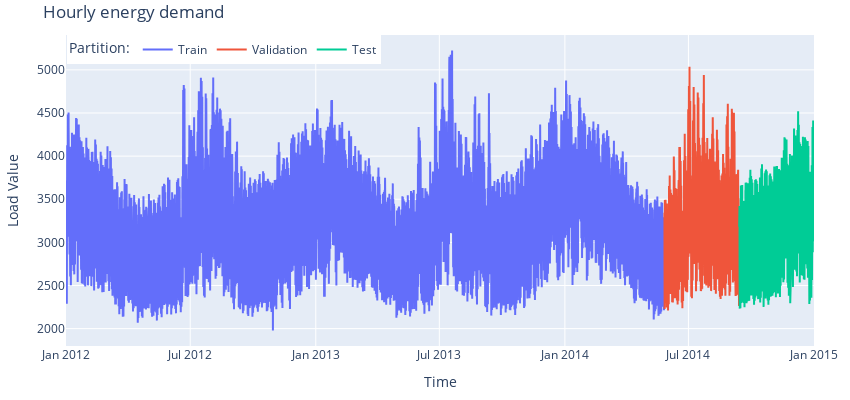

Notebook code for this chart:
### Code cell
# Interactive plot of time series
fig = go.Figure()
fig.add_trace(go.Scatter(x=train_set.index, y=train_set['Load Value'], mode='lines', name='Train'))
fig.add_trace(go.Scatter(x=val_set.index, y=val_set['Load Value'], mode='lines', name='Validation'))
fig.add_trace(go.Scatter(x=test_set.index, y=test_set['Load Value'], mode='lines', name='Test'))
fig.update_layout(
    title  = 'Hourly energy demand',
    xaxis_title="Time",
    yaxis_title="Load Value",
    legend_title="Partition:",
    width=850,
    height=400,
    margin=dict(l=20, r=20, t=35, b=20),
    legend=dict(
        orientation="h",
        yanchor="top",
        y=1,
        xanchor="left",
        x=0.001
    )
)
fig.show()

### Figure 1 — Plotly figure (JSON) as saved in the notebook; plotly's stock layout.template omitted (floating-point values rounded to 4 significant figures; data arrays with more than 128 entries replaced by an {"elided": "..."} marker saying what was removed)
{"data": [{"mode": "lines", "name": "Train", "type": "scatter", "x": {"elided": "21044 str values"}, "y": {"elided": "21044 float values"}}, {"mode": "lines", "name": "Validation", "type": "scatter", "x": {"elided": "2630 str values"}, "y": {"elided": "2630 int values"}}, {"mode": "lines", "name": "Test", "type": "scatter", "x": {"elided": "2631 str values"}, "y": {"elided": "2631 int values"}}], "layout": {"height": 400, "legend": {"orientation": "h", "title": {"text": "Partition:"}, "x": 0.001, "xanchor": "left", "y": 1, "yanchor": "top"}, "margin": {"b": 20, "l": 20, "r": 20, "t": 35}, "title": {"text": "Hourly energy demand"}, "width": 850, "xaxis": {"title": {"text": "Time"}}, "yaxis": {"title": {"text": "Load Value"}}}}
